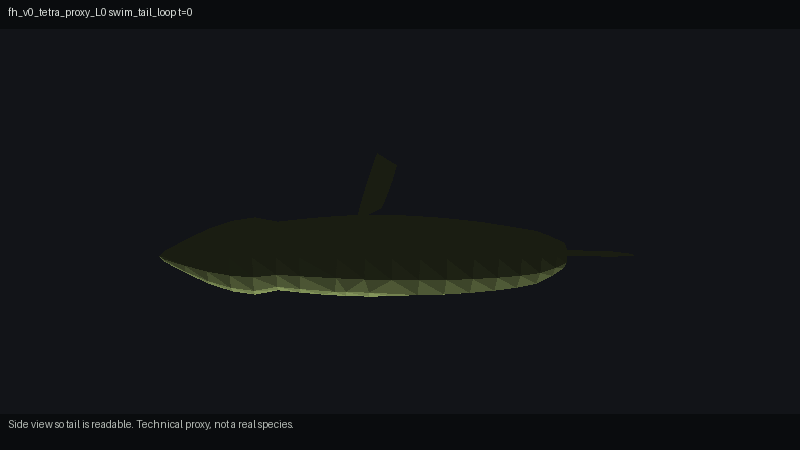
#> input picture aquarium-v0-spec/art/tech-proxies-v0/preview/05_fish_L0_swim_t0.png, 800 x 450 px
$ python validate_v0_assets.py
#> lines starting #> are read from the running program, lines starting #| are printed output that depends on the picture
#!/usr/bin/env python3
"""Independent re-import of generated GLB files (not the generator's in-memory meshes).

Two loaders:
  1) Native GLB parser (json + struct + numpy) — used for numeric checks and skin sampling
  2) pygltflib — cross-check node/mesh/anim/material counts

Also writes software-raster preview stills. These stills are NOT Unity URP shots
and do not prove glass/water refraction or camera near-view LOD.
"""
from __future__ import annotations

import json
import math
import struct
import sys
from collections import defaultdict
from pathlib import Path

import numpy as np
from PIL import Image, ImageDraw, ImageFont

ROOT = Path(__file__).resolve().parents[1]
SRC = Path(__file__).resolve().parent
sys.path.insert(0, str(SRC))

from glb_writer import q_mul, q_normalize, q_to_mat4, mat4_trs  # math only

GLB_DIR = ROOT / "export" / "glb"
PREV = ROOT / "preview"
VAL = ROOT / "validation"

COMPONENT = {5120: ("<i1", 1), 5121: ("<u1", 1), 5122: ("<i2", 2), 5123: ("<u2", 2),
             5125: ("<u4", 4), 5126: ("<f4", 4)}
TYPE_N = {"SCALAR": 1, "VEC2": 2, "VEC3": 3, "VEC4": 4, "MAT2": 4, "MAT3": 9, "MAT4": 16}


# [225 lines left out: functions read_glb, accessor_numpy, node_local_matrix, walk_globals, sample_animation, load_primitive and 2 more, not called in this run]


def aabb_of_meshes(meshes):
    pts = np.vstack([m["pos"] for m in meshes])
    return pts.min(0), pts.max(0)


# [379 lines left out: functions raster, pygltf_counts, check_file, not called in this run]


# ---------- expected checks / previews ----------

PREVIEW_JOBS = [
    # (glb, time_anim, t, eye, target, fov, filename, title, caption)
]


# [14 lines left out: function frame_from_meshes, not called in this run]


def build_jobs():
    jobs = []
    # view=auto uses AABB framing; eye/target placeholders ignored
    def J(glb, anim, t, view, fov, fname, title, caption, eye=None, target=None, dist=2.4):
        jobs.append((glb, anim, t, eye, target, fov, fname, title, caption, view, dist))
    J("tk_v0_tank60.glb", None, 0, "front", 35, "01_tank_front_bind.png", "tk_v0_tank60 bind · front",
      "Software raster only. Glass/water = alpha blend, NOT refraction. Not a Unity URP shot.", dist=2.1)
    J("sb_v0_sand.glb", None, 0, "oblique", 40, "02_sand_oblique.png", "sb_v0_sand",
      "Technical proxy substrate. Software raster.", dist=2.0)
    J("wd_v0_driftwood.glb", None, 0, "oblique", 35, "03_driftwood.png", "wd_v0_driftwood",
      "Procedural hardscape proxy, not a scan. Local pivot at bottom center.", dist=2.3)
    J("rk_v0_stone_set.glb", None, 0, "oblique", 35, "04_stones.png", "rk_v0_stone_set",
      "Procedural stones. Local pivot at set bottom center.", dist=2.3)
    J("fh_v0_tetra_proxy_L0.glb", "swim_tail_loop", 0.0, "side", 30, "05_fish_L0_swim_t0.png",
      "fh_v0_tetra_proxy_L0 swim_tail_loop t=0",
      "Side view so tail is readable. Technical proxy, not a real species.", dist=3.2)
    J("fh_v0_tetra_proxy_L0.glb", "swim_tail_loop", 0.5, "side", 30, "06_fish_L0_swim_t0.5.png",
      "fh_v0_tetra_proxy_L0 swim_tail_loop t=0.5s",
      "Compare tail pose to t=0 still. File self-check, not engine.", dist=3.2)
    J("fh_v0_tetra_proxy_L0.glb", "turn_left", 0.75, "oblique", 32, "07_fish_L0_turn_left_t0.75.png",
      "fh_v0_tetra_proxy_L0 turn_left t=0.75s",
      "In-place turn, no root motion. Software raster.", dist=3.4)
    J("pl_fg_v0_carpet_proxy.glb", "sway_loop", 0.0, "oblique", 32, "08_carpet_sway_t0.png",
      "pl_fg_v0_carpet_proxy sway t=0", "Foreground carpet proxy. Camera auto-framed to AABB.", dist=2.6)
    J("pl_fg_v0_carpet_proxy.glb", "sway_loop", 1.5, "oblique", 32, "09_carpet_sway_t1.5.png",
      "pl_fg_v0_carpet_proxy sway t=1.5s", "Compare blade lean to t=0.", dist=2.6)
    J("pl_md_v0_leaf_proxy.glb", "sway_loop", 0.0, "oblique", 32, "10_midleaf_sway_t0.png",
      "pl_md_v0_leaf_proxy sway t=0", "Midground leaf proxy, not a species scan.", dist=2.6)
    J("pl_md_v0_leaf_proxy.glb", "sway_loop", 1.5, "oblique", 32, "11_midleaf_sway_t1.5.png",
      "pl_md_v0_leaf_proxy sway t=1.5s", "Compare leaf pose to t=0.", dist=2.6)
    J("scn_v0_tank60_triangle_proxy.glb", "swim_tail_loop", 0.4, None, 32, "12_scene_front_swim.png",
      "assembled scene · front (software raster)",
      "60x30x36 cm proxy layout. Transparency is alpha only. Unity URP not tested.",
      eye=(0.0, 0.18, 0.78), target=(0.0, 0.14, 0.0))
    J("scn_v0_tank60_triangle_proxy.glb", "swim_tail_loop", 0.4, None, 35, "13_scene_oblique.png",
      "assembled scene · oblique",
      "Near-view composition check in software raster only.",
      eye=(0.42, 0.28, 0.42), target=(0.0, 0.08, 0.0))
    J("scn_v0_tank60_triangle_proxy.glb", "swim_tail_loop", 0.4, None, 40, "14_scene_near_fish.png",
      "near view toward fish (software raster)",
      "Does not prove Unity near-camera LOD. No magnifier UI.",
      eye=(0.10, 0.10, 0.22), target=(0.08, 0.10, 0.02))
    J("fh_v0_tetra_proxy_L1.glb", "swim_tail_loop", 0.5, "side", 30, "15_fish_L1_swim.png",
      "fh_v0_tetra_proxy_L1", "LOD1 technical proxy. Side view.", dist=3.2)
    J("fh_v0_tetra_proxy_L2.glb", "swim_tail_loop", 0.5, "side", 30, "16_fish_L2_swim.png",
      "fh_v0_tetra_proxy_L2", "LOD2 technical proxy. Side view.", dist=3.2)
    return jobs


# [5 lines left out: function find_anim, not called in this run]


def main():
    PREV.mkdir(parents=True, exist_ok=True)
    VAL.mkdir(parents=True, exist_ok=True)
    files = sorted(GLB_DIR.glob("*.glb"))
    reports = []
    cache = {}
    print("Re-importing", len(files), "GLB files...")
    for path in files:
        rep, doc, blob = check_file(path)
        reports.append(rep)
        cache[path.name] = (doc, blob, rep)
        flag = "PASS" if rep["passed_file_self_check"] else "FAIL"
        print(f"  [{flag}] {path.name:40s}  {path.stat().st_size:8d} B  tris={rep.get('total_tris')}  issues={len(rep['issues'])}")
        for iss in rep["issues"]:
            print("         -", iss)

    # previews
    print("Rendering software-raster previews...")
    preview_index = []
    for glb, anim_name, t, eye, target, fov, fname, title, caption, view, dist in build_jobs():
        if glb not in cache:
            print("  skip missing", glb)
            continue
        doc, blob, _ = cache[glb]
        ov = None
        if anim_name:
            anim = find_anim(doc, anim_name)
            if anim:
                ov = sample_animation(doc, blob, anim, t)
        meshes, _ = gather_posed_meshes(doc, blob, ov)
        if view and meshes:
            eye, target = frame_from_meshes(meshes, view=view, dist_scale=dist)
        im = raster(meshes, eye, target, (0, 1, 0), width=800, height=450, fov_deg=fov,
                    title=title, caption=caption)
        out = PREV / fname
        im.save(out, "PNG")
        preview_index.append({"file": str(out), "source_glb": glb, "animation": anim_name, "t": t,
                              "bytes": out.stat().st_size, "renderer": "cpu_software_zbuffer",
                              "not_unity_urp": True})
        print("  wrote", out.name, out.stat().st_size)

    # contact sheets: fish t0 vs t mid, plants
    def sheet(pairs, name, header):
#> called with name = '17_contact_fish_motion.png', header = 'fish motion'
        ims = [Image.open(PREV / f) for f, _ in pairs if (PREV / f).exists()]
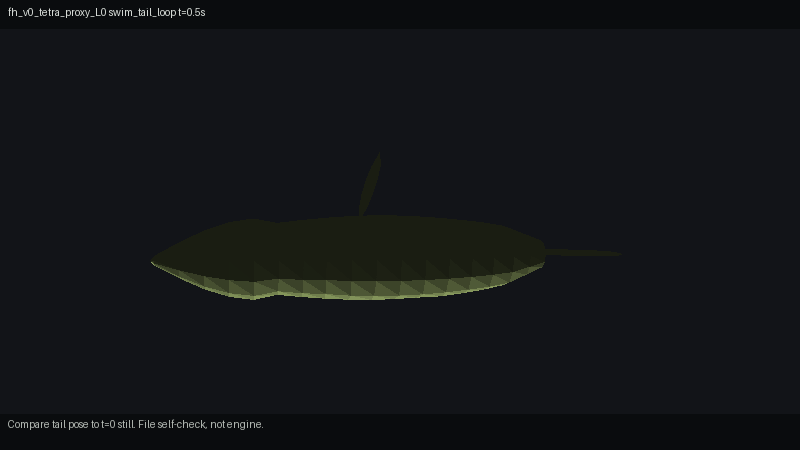
#> input picture aquarium-v0-spec/art/tech-proxies-v0/preview/06_fish_L0_swim_t0.5.png, 800 x 450 px
#> ims = 2 items
        if not ims:
            return
        w, h = ims[0].size
#> w = 800; h = 450
        canvas = Image.new("RGB", (w * len(ims), h + 8), (10, 12, 14))
        x = 0
        for im in ims:
            canvas.paste(im, (x, 0))
            x += w
#> this loop made 2 passes
#> x on passes 1 to 2: 800, 1600
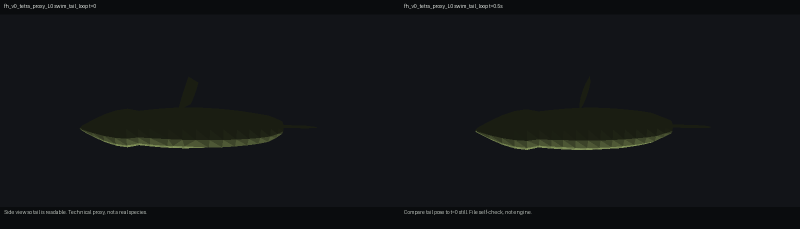
#> canvas: PIL image 1600x458 RGB (shown at 1/2 size); mean R, G, B 18.6, 20.8, 23
#> after the loop, x = 1600
        dest = PREV / name
        canvas.save(dest)
        preview_index.append({"file": str(dest), "kind": "contact_sheet", "bytes": dest.stat().st_size})

    sheet([("05_fish_L0_swim_t0.png", 0), ("06_fish_L0_swim_t0.5.png", 1), ("07_fish_L0_turn_left_t0.75.png", 2)],
          "17_contact_fish_motion.png", "fish motion")
    sheet([("08_carpet_sway_t0.png", 0), ("09_carpet_sway_t1.5.png", 1)],
          "18_contact_carpet_sway.png", "carpet")
    sheet([("10_midleaf_sway_t0.png", 0), ("11_midleaf_sway_t1.5.png", 1)],
          "19_contact_midleaf_sway.png", "midleaf")

    summary = {
        "generated_at_timezone": "Asia/Shanghai (UTC+8)",
        "loader": "independent GLB parser + pygltflib cross-check",
        "files": reports,
        "preview_index": preview_index,
        "pass_count": sum(1 for r in reports if r["passed_file_self_check"]),
        "fail_count": sum(1 for r in reports if not r["passed_file_self_check"]),
        "explicitly_not_passed": [
            "Unity URP import was not performed.",
            "Unity URP glass/water transparency, refraction, caustics and volumetrics were not tested and cannot be signed off from Blender or this software raster.",
            "Near-camera LOD switching in engine was not tested.",
            "FBX was not exported (no Blender, no Autodesk FBX SDK on this machine).",
            "Samples are technical proxies, not real fish/plant species and not final art.",
            "AI reference stills in the bot asset store are 2D images, not engine-ready 3D assets.",
        ],
    }
    out_json = VAL / "self_check.json"
    out_json.write_text(json.dumps(summary, indent=2, ensure_ascii=False))
    print("Wrote", out_json, "pass", summary["pass_count"], "fail", summary["fail_count"])
    return 0 if summary["fail_count"] == 0 else 1


if __name__ == "__main__":
    sys.exit(main())
#> (the program exits here)
